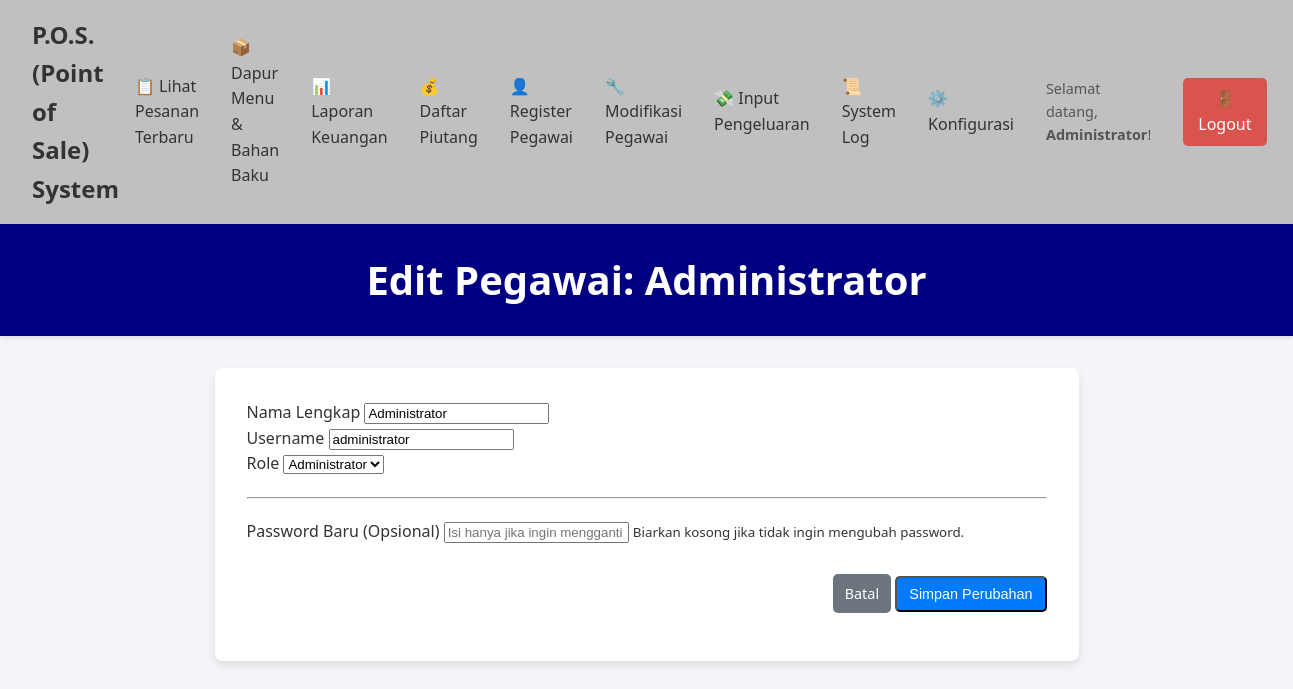
The page /edit_pegawai.php?id=1 (signed in) on the database its author committed.
### tables this page shows
CREATE TABLE `user` (
  `id_user` int(11) NOT NULL,
  `nama_user` varchar(100) NOT NULL,
  `username` varchar(50) NOT NULL,
  `password` varchar(255) NOT NULL,
  `role` varchar(20) NOT NULL
);

### edit_pegawai.php (the view, shortened to what this page needs)
<?php
include 'navbar.php';
require_once 'db_connect.php';
$id_pegawai_target = $_GET['id'];
$current_user_role = $_SESSION['user_role'];
$sql = "SELECT id_user, nama_user, username, role FROM user WHERE id_user = ?";
$stmt = mysqli_prepare($conn, $sql);
mysqli_stmt_bind_param($stmt, 'i', $id_pegawai_target);
mysqli_stmt_execute($stmt);
$result = mysqli_stmt_get_result($stmt);
$pegawai = mysqli_fetch_assoc($result);
?>
<!DOCTYPE html>
<html lang="id">
<head>
  <link rel="stylesheet" href="style.css">
</head>
<body>
  <header>
    <h1>Edit Pegawai: <?= htmlspecialchars($pegawai['nama_user']); ?></h1>
  </header>
  <main>
    <form action="proses_edit_pegawai.php" method="POST">
      <div class="form-group">
        <label for="nama_user">Nama Lengkap</label>
        <input type="text" id="nama_user" name="nama_user" value="<?= htmlspecialchars($pegawai['nama_user']); ?>" required>
      </div>
      <div class="form-group">
        <label for="username">Username</label>
        <input type="text" id="username" name="username" value="<?= htmlspecialchars($pegawai['username']); ?>" required>
      </div>
      <div class="form-group">
        <label for="role">Role</label>
        <select id="role" name="role" required>
          <?php if ($current_user_role == 'administrator'): ?>
            <option value="administrator" <?= $pegawai['role'] == 'administrator' ? 'selected' : ''; ?>>Administrator</option>
          <?php endif; ?>
        </select>
      </div>
      <hr style="margin: 20px 0;">
      <div class="form-group">
        <label for="password">Password Baru (Opsional)</label>
        <input type="password" id="password" name="password" placeholder="Isi hanya jika ingin mengganti password">
        <small>Biarkan kosong jika tidak ingin mengubah password.</small>
      </div>
      <div style="margin-top: 30px; text-align: right;">
        <a href="daftar_pegawai.php" class="btn-pesan" style="background-color:#6c757d;">Batal</a>
        <button type="submit" class="btn-pesan">Simpan Perubahan</button>
      </div>
    </form>
  </main>
</body>
</html>

### style.css (style rules this page uses)
body { font-family: 'Segoe UI', Tahoma, Geneva, Verdana, sans-serif; background-color: #f4f4f9; color: #333; margin: 0; line-height: 1.6; }
header { background-color: #000080; color: white; padding: 1.5rem 2rem; text-align: center; box-shadow: 0 2px 5px rgba(0, 0, 0, 0.1); }
header h1 { margin: 0; font-size: 2.5rem; }
main { padding: 2rem; max-width: 800px; margin: 2rem auto; background-color: white; border-radius: 8px; box-shadow: 0 4px 8px rgba(0, 0, 0, 0.1); }
.btn-pesan { display: inline-block; background-color: #007bff; color: white; padding: 8px 12px; text-decoration: none; border-radius: 5px; font-size: 0.9em; transition: background-color 0.2s; }

### rows shown on the page
user: nama_user "Administrator", username "administrator", role "Administrator"

### other values the page prints
$_SESSION['user_name'] "Administrator"
